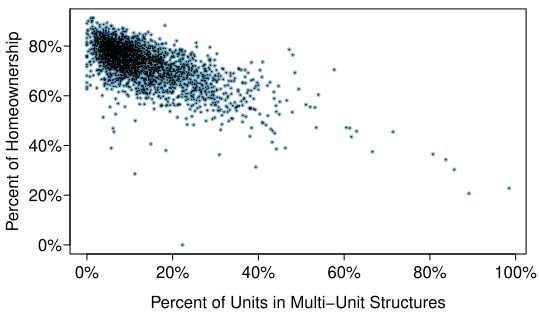

Write R code to recreate this figure.
library(openintro)
data(countyComplete)
cc <- countyComplete
data(COL)

w3  <- FALSE

if(w3){
  myPNG("MHP.png", 1200, 800,
        mar = c(3, 3.5, 0.5, 0.5),
        mgp = c(2.4, 0.5, 0),
        cex = 2)
} else {
  myPDF("multiunitsVsOwnership.pdf", 5.4, 3.15,
        mar = c(3, 3.5, 0.5, 0.7),
        mgp = c(2.4, 0.4, 0))
}
pch    <- 1
cex    <- sqrt(cc$pop2010 / 1e6)
colPop <- fadeColor(ifelse(cex > 0.35, COL[4], COL[1]),
                    substr(gray(0.6 + cex * 0.1), 2, 3))
colSm  <- colPop
cexF   <- 2
if(!w3){
  cex <- 0.7
  pch <- 20
  gp1 <- cex < 0.32
  colSm  <- COL[1, 3]
  colPop <- COL[1, 3]
  cexF   <- 1
}
plot(cc$housing_multi_unit[gp1],
     cc$home_ownership[gp1],
     pch = pch,
     col = colSm,
     xlab = "",
     ylab = "Percent of Homeownership",
     axes = FALSE,
     cex = ifelse(cex < 0.32, 0.32, cex)[gp1],
     xlim = range(cc$housing_multi_unit),
     ylim = range(cc$home_ownership))
at  =  seq(0, 100, 20)
axis(1, at, paste0(at, "%"))
axis(2, at, paste0(at, "%"))
box()
points(cc$housing_multi_unit[!gp1],
       cc$home_ownership[!gp1],
       pch = pch,
       col = colPop,
       xlab = "",
       ylab = "Percent of Homeownership",
       cex = ifelse(cex < 0.32, 0.32, cex)[!gp1])
points(cc$housing_multi_unit[!gp1],
       cc$home_ownership[!gp1],
       pch = '.')
mtext("Percent of Units in Multi-Unit Structures",
      1,
      1.9,
      cex = ifelse(w3, 2, 1))

if(w3){
  usr <- par("usr")
  szs <- c(0.1, 0.4, 2, 5)
  cex <- sqrt(szs) # *c(1.2, 1.1, 1, 1)
  szs <- format(szs)
  szs[1] <- paste("<", szs[1])
  text(102, 95-5, "Population Size", pos = 2)
  colPop <- rgb(ifelse(cex > 0.35, 1, 0),
                0.15 * cex, 0.05 * cex,
                0.6 + cex * 0.1)
  for(i in 1:4){
    points(82, 89 - 5 * i,
           cex = cex[i],
           col = colPop[i])
    txt <- paste(szs[i], "million")
    text(101, 89 - 5 * i, txt, pos = 2)
  }
  rect(78, 63, 120, 120)
  text(25, 10,
       "Counties with >100,000 people are colored red")
}

dev.off()
